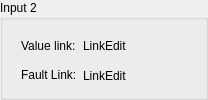
      <widget class="QGroupBox" name="groupBox_input_2">
       <property name="sizePolicy">
        <sizepolicy hsizetype="Expanding" vsizetype="Preferred">
         <horstretch>0</horstretch>
         <verstretch>0</verstretch>
        </sizepolicy>
       </property>
       <property name="title">
        <string>Input 2</string>
       </property>
       <layout class="QHBoxLayout" name="horizontalLayout_5">
        <property name="spacing">
         <number>6</number>
        </property>
        <property name="leftMargin">
         <number>8</number>
        </property>
        <property name="topMargin">
         <number>8</number>
        </property>
        <property name="rightMargin">
         <number>8</number>
        </property>
        <property name="bottomMargin">
         <number>8</number>
        </property>
        <item>
         <spacer name="horizontalSpacer_7">
          <property name="orientation">
           <enum>Qt::Horizontal</enum>
          </property>
          <property name="sizeType">
           <enum>QSizePolicy::Fixed</enum>
          </property>
          <property name="sizeHint" stdset="0">
           <size>
            <width>10</width>
            <height>10</height>
           </size>
          </property>
         </spacer>
        </item>
        <item>
         <layout class="QFormLayout" name="formLayout_2">
          <property name="horizontalSpacing">
           <number>6</number>
          </property>
          <property name="verticalSpacing">
           <number>0</number>
          </property>
          <item row="0" column="0">
           <widget class="QLabel" name="label_inputLink_2">
            <property name="sizePolicy">
             <sizepolicy hsizetype="Preferred" vsizetype="Expanding">
              <horstretch>0</horstretch>
              <verstretch>0</verstretch>
             </sizepolicy>
            </property>
            <property name="text">
             <string>Value link:</string>
            </property>
           </widget>
          </item>
          <item row="0" column="1">
           <layout class="QHBoxLayout" name="horizontalLayout_21">
            <property name="spacing">
             <number>0</number>
            </property>
            <item>
             <widget class="QLabel" name="label_inputLinkEdit_2">
              <property name="text">
               <string>LinkEdit</string>
              </property>
             </widget>
            </item>
            <item>
             <widget class="QPushButton" name="pushButton_inputLinkSelect_2">
              <property name="sizePolicy">
               <sizepolicy hsizetype="Minimum" vsizetype="Minimum">
                <horstretch>0</horstretch>
                <verstretch>0</verstretch>
               </sizepolicy>
              </property>
              <property name="maximumSize">
               <size>
                <width>30</width>
                <height>16777215</height>
               </size>
              </property>
              <property name="styleSheet">
               <string notr="true">QPushButton {
	border: 6px solid transparent;
	background: transparent;
}
QPushButton:hover {
	background: lightGray;
}</string>
              </property>
              <property name="text">
               <string/>
              </property>
              <property name="icon">
               <iconset resource="../resource/icons/rc/icons.qrc">
                <normaloff>:/icons/link</normaloff>:/icons/link</iconset>
              </property>
              <property name="iconSize">
               <size>
                <width>18</width>
                <height>18</height>
               </size>
              </property>
              <property name="flat">
               <bool>false</bool>
              </property>
             </widget>
            </item>
            <item>
             <widget class="QPushButton" name="pushButton_autobindFaultLink_2">
              <property name="sizePolicy">
               <sizepolicy hsizetype="Fixed" vsizetype="Minimum">
                <horstretch>0</horstretch>
                <verstretch>0</verstretch>
               </sizepolicy>
              </property>
              <property name="maximumSize">
               <size>
                <width>30</width>
                <height>16777215</height>
               </size>
              </property>
              <property name="toolTip">
               <string>Auto find Fault link</string>
              </property>
              <property name="autoFillBackground">
               <bool>false</bool>
              </property>
              <property name="styleSheet">
               <string notr="true">QPushButton {
	border: 6px solid transparent;
	background: transparent;
}
QPushButton:hover {
	background: lightGray;
}</string>
              </property>
              <property name="text">
               <string/>
              </property>
              <property name="icon">
               <iconset resource="../resource/icons/rc/icons.qrc">
                <normaloff>:/icons/arrow_left_down</normaloff>:/icons/arrow_left_down</iconset>
              </property>
              <property name="iconSize">
               <size>
                <width>17</width>
                <height>17</height>
               </size>
              </property>
              <property name="flat">
               <bool>false</bool>
              </property>
             </widget>
            </item>
           </layout>
          </item>
          <item row="1" column="1">
           <layout class="QHBoxLayout" name="horizontalLayout_22">
            <property name="spacing">
             <number>6</number>
            </property>
            <item>
             <widget class="QLabel" name="label_faultLinkEdit_2">
              <property name="text">
               <string>LinkEdit</string>
              </property>
             </widget>
            </item>
            <item>
             <widget class="QPushButton" name="pushButton_faultLinkSelect_2">
              <property name="sizePolicy">
               <sizepolicy hsizetype="Minimum" vsizetype="Minimum">
                <horstretch>0</horstretch>
                <verstretch>0</verstretch>
               </sizepolicy>
              </property>
              <property name="maximumSize">
               <size>
                <width>30</width>
                <height>16777215</height>
               </size>
              </property>
              <property name="styleSheet">
               <string notr="true">QPushButton {
	border: 6px solid transparent;
	background: transparent;
}
QPushButton:hover {
	background: lightGray;
}</string>
              </property>
              <property name="text">
               <string/>
              </property>
              <property name="icon">
               <iconset resource="../resource/icons/rc/icons.qrc">
                <normaloff>:/icons/link</normaloff>:/icons/link</iconset>
              </property>
              <property name="iconSize">
               <size>
                <width>18</width>
                <height>18</height>
               </size>
              </property>
              <property name="flat">
               <bool>false</bool>
              </property>
             </widget>
            </item>
           </layout>
          </item>
          <item row="1" column="0">
           <widget class="QLabel" name="label_faultLink_2">
            <property name="text">
             <string>Fault Link:</string>
            </property>
           </widget>
          </item>
         </layout>
        </item>
        <item>
         <spacer name="horizontalSpacer_8">
          <property name="orientation">
           <enum>Qt::Horizontal</enum>
          </property>
          <property name="sizeType">
           <enum>QSizePolicy::Fixed</enum>
          </property>
          <property name="sizeHint" stdset="0">
           <size>
            <width>10</width>
            <height>10</height>
           </size>
          </property>
         </spacer>
        </item>
       </layout>
      </widget>
